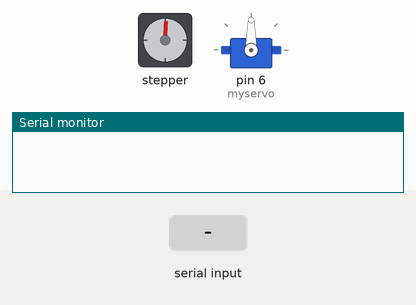
A sketch run on a simulated Arduino Uno, built with avr-gcc and run on an emulated ATmega328P. On the bench: stepper motor, servo, the last lines printed to the serial monitor. Wiring (inferred from the names in the program): stepper motor driver (83 steps per turn assumed): step pin 3; direction pin 2. The inputs (shaded band) are chosen by the test bench.

Above: at 1.7 s.
1.8 s: "5\n" received over Serial
At 3.9 s:
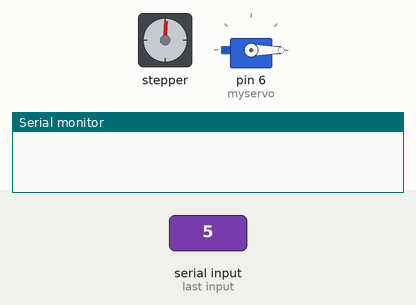
4.8 s: "90,45\n" received over the second serial link
At 7.33 s:
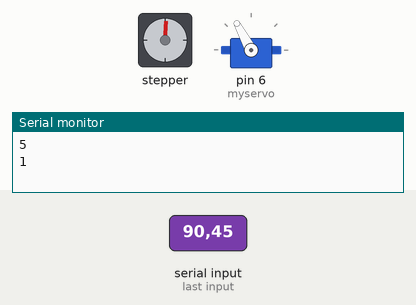
7.8 s: "VENT ON" received over Serial
At 8.6 s:
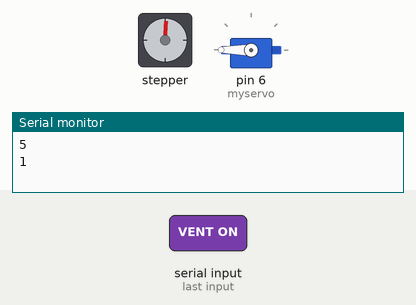
10.8 s: "VENT OFF" received over Serial
Timing chart, 0 to 14.8 s (numbered marks = the images above; inputs shaded):
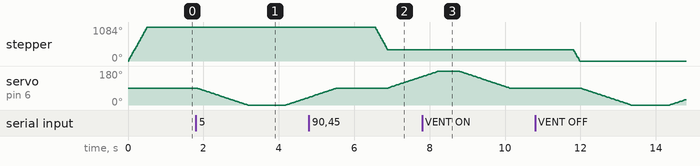

Measured:
- after the input at 4.8 s, stepper: turns 720° counter-clockwise in 0.33 s, starting after 1.7 s
- after the input at 7.8 s, stepper: stops changing and stays 364°; servo on pin 6 (myservo): goes on until 10.1 s, then stays 90°

The sketch:

ControlMecanism-test-502.ino
```cpp
//def pin use
#include <Servo.h>

#include <SoftwareSerial.h>
SoftwareSerial bt(4, 5);


Servo myservo;

const int dirPin = 2;
const int stepPin = 3;
const int stepsPerRevolution = 83;
int pos[5] = { 1, 1, 83, 166, 249 }, currentPos = 1, number = 1, targetPos = 1;
int servoPos = 90, servoVector[2] = { 0, 180 }, servoTarget = 90;
String numberStr;
String Test;

void setup() {
  // def output pin
  pinMode(stepPin, OUTPUT);
  pinMode(dirPin, OUTPUT);
  bt.begin(9600);
  Serial.begin(9600);

  //motor pos start set
  digitalWrite(dirPin, HIGH);
  for (int x = 0; x < 250; x++) {
    digitalWrite(stepPin, HIGH);
    delayMicroseconds(1000);
    digitalWrite(stepPin, LOW);
    delayMicroseconds(1000);
  }
  digitalWrite(dirPin, LOW);
  myservo.attach(6);
  digitalWrite(dirPin, LOW);
  digitalWrite(stepPin, LOW);
}

int translatorBt(int bt) {
  if (bt == 49)
    return 1;
  if (bt == 50)
    return 2;
  if (bt == 51)
    return 3;
  if (bt == 52)
    return 4;
  if (bt == 53)
    return 5;
  if (bt == 54)
    return 6;
  else return 0;
}

void servo900() {
  digitalWrite(dirPin, LOW);
  digitalWrite(stepPin, LOW);

  for (int servoPos = 90; servoPos >= 0; servoPos--) {
    myservo.write(servoPos);
    delay(15);
  }
  delay(1000);

  for (int servoPos = 0; servoPos <= 90; servoPos++) {
    myservo.write(servoPos);
    delay(15);
  }
  digitalWrite(dirPin, LOW);
  digitalWrite(stepPin, LOW);
}

void servo90180() {
  digitalWrite(dirPin, LOW);
  digitalWrite(stepPin, LOW);
  for (int servoPos = 90; servoPos <= 180; servoPos++) {
    myservo.write(servoPos);
    delay(15);
  }
  delay(500);
  for (int servoPos = 180; servoPos >= 90; servoPos--) {
    myservo.write(servoPos);
    delay(15);
  }
  digitalWrite(dirPin, LOW);
  digitalWrite(stepPin, LOW);
}

void PosUpdate() {
  if (currentPos != targetPos) {

    digitalWrite(dirPin, HIGH);

    if (targetPos > currentPos) {

      digitalWrite(dirPin, LOW);

      for (int i = currentPos; i <= targetPos; i++) {
        digitalWrite(stepPin, HIGH);
        delayMicroseconds(1000);
        digitalWrite(stepPin, LOW);
        delayMicroseconds(1000);
      }
      currentPos = targetPos;
    } else {
      digitalWrite(dirPin, HIGH);

      for (int i = currentPos; i >= targetPos; i--) {
        digitalWrite(stepPin, HIGH);
        delayMicroseconds(1000);
        digitalWrite(stepPin, LOW);
        delayMicroseconds(1000);
      }
      currentPos = targetPos;
    }
  }
  digitalWrite(dirPin, LOW);
  digitalWrite(stepPin, LOW);
}

void loop() {

  while (Serial.available() > 0) {
    number = Serial.parseInt();
    if (number == 5) {
      servo900();
      Serial.println(number);
    } else if (number == 6) {
      servo90180();
      Serial.println(number);
    } else {
      if (number > 4 || number < 0)
        number = 0;
      if (number != 0)
        targetPos = pos[number];
      PosUpdate();
      Serial.println(targetPos);
    }
  }


  if (bt.available() > 0) {
    numberStr = bt.read();
    if (numberStr == "VENT ON") {
      Serial.println(9);
    } else if (numberStr == "VENT OFF") {
      Serial.println(10);
    } else {
      number = translatorBt(numberStr.toInt());
      if (number == 1) {
        targetPos = pos[2];
        PosUpdate();
        servo900();
      }

      if (number == 2) {
        targetPos = pos[2];
        PosUpdate();
        servo90180();
      }

      if (number == 3) {
        targetPos = pos[3];
        PosUpdate();
        servo900();
      }

      if (number == 4) {
        targetPos = pos[3];
        PosUpdate();
        servo90180();
      }

      if (number == 5) {
        targetPos = pos[4];
        PosUpdate();
        servo900();
      }

      if (number == 6) {
        targetPos = pos[4];
        PosUpdate();
        servo90180();
      }
    }
  }
}
```
